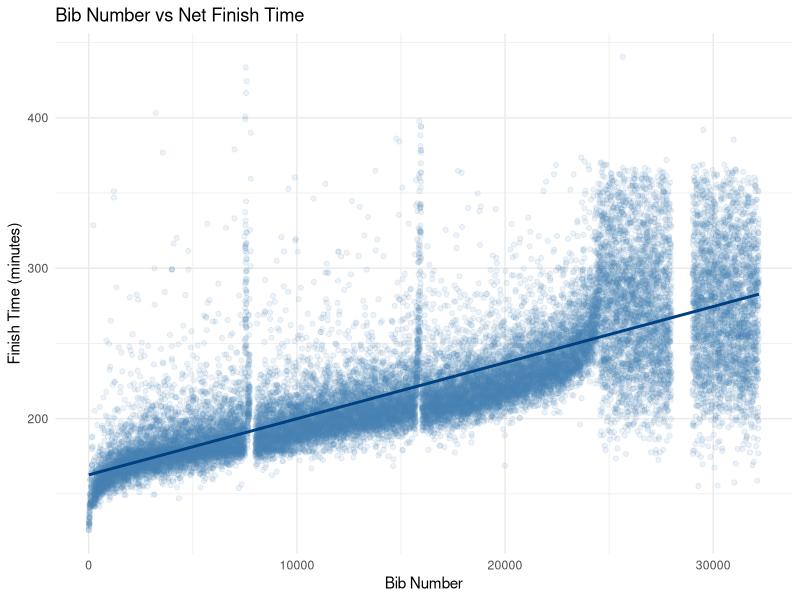
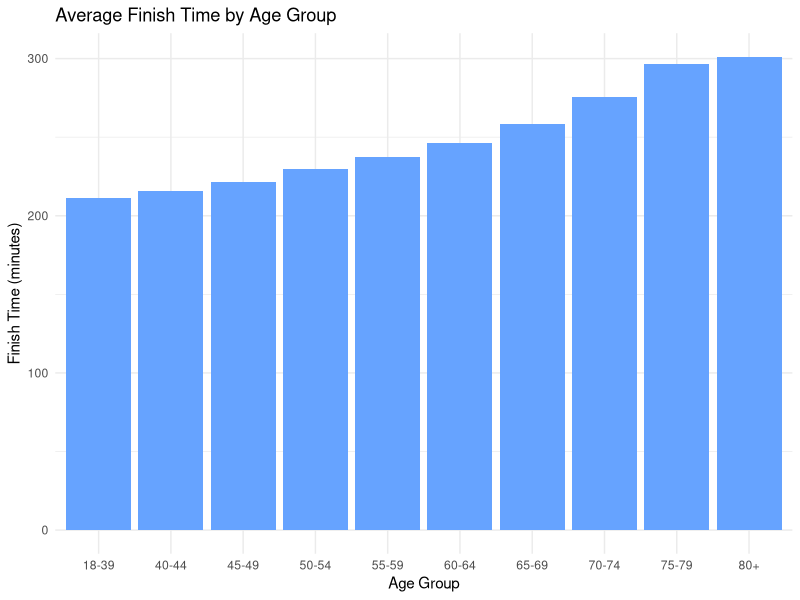
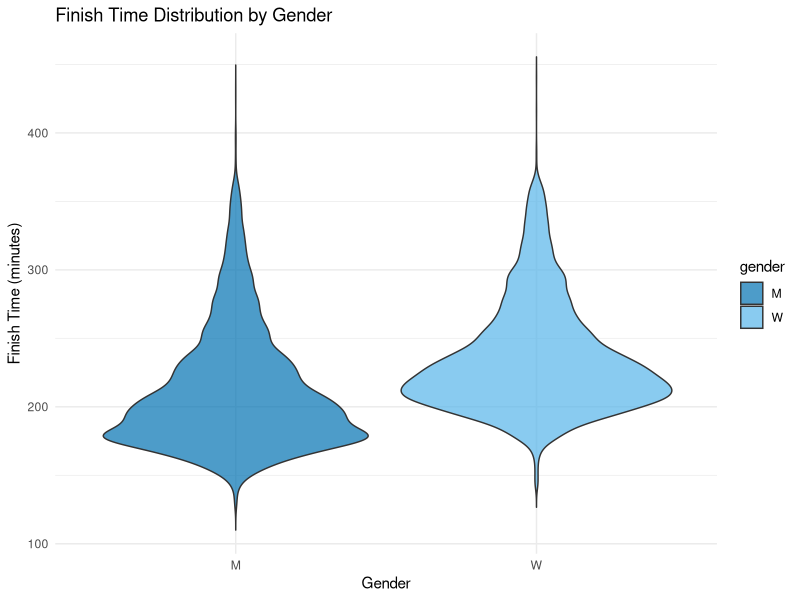
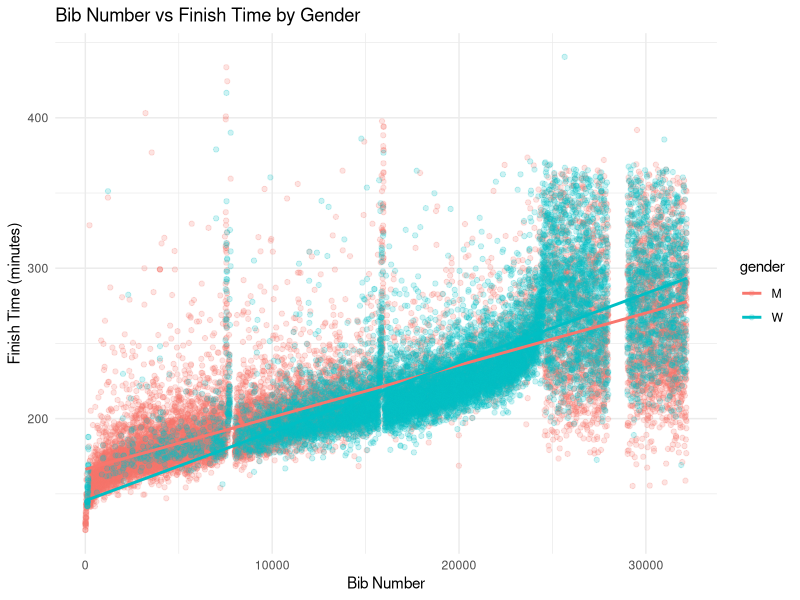
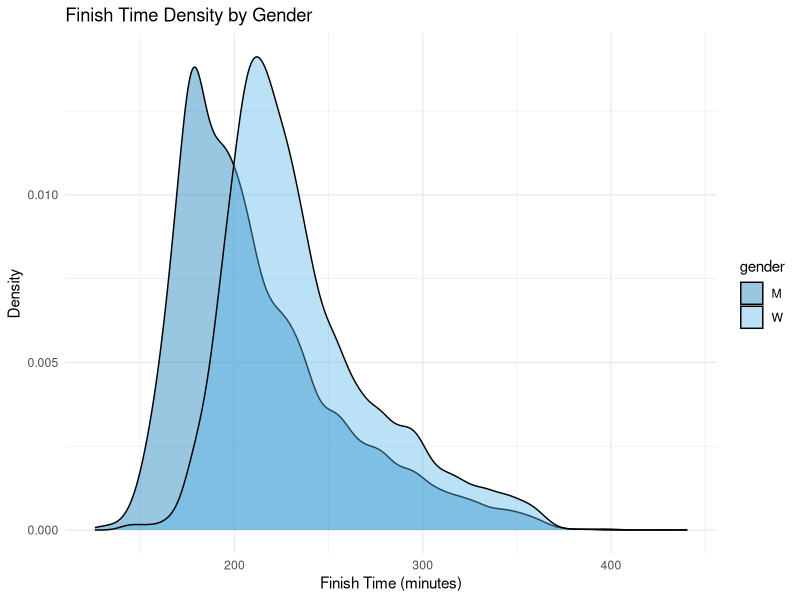

R code for these plots, in order:
## ---- chunk 1
library(dplyr)
library(ggplot2)

data <- read.csv("boston_marathon_2023_cleaned.csv")

data <- data %>%
  mutate(
    bib_number = as.numeric(as.character(bib_number)),
    finish_net_minutes = as.numeric(as.character(finish_net_minutes))
  ) %>%
  filter(
    !is.na(bib_number),
    !is.na(finish_net_minutes),
    finish_net_minutes > 60,
    finish_net_minutes < 600
  )

summary(select(data, bib_number, finish_net_minutes, gender))
## ---- chunk 2
model <- lm(finish_net_minutes ~ bib_number, data = data)
summary(model)
## ---- chunk 3
model <- lm(finish_net_minutes ~ bib_number, data = data)

ggplot(data, aes(x = bib_number, y = finish_net_minutes)) +
  geom_point(alpha = 0.1, color = "#4682B4") +
  geom_smooth(method = "lm", color = "#004080", se = FALSE, linewidth = 1) +
  labs(title = "Bib Number vs Net Finish Time",
       x = "Bib Number", y = "Finish Time (minutes)") +
  theme_minimal()
## ---- chunk 4
ggplot(data, aes(x = age_group, y = finish_net_minutes)) +
  stat_summary(fun = mean, geom = "bar", fill = "#66a3ff") +
  labs(title = "Average Finish Time by Age Group",
       x = "Age Group", y = "Finish Time (minutes)") +
  theme_minimal()
## ---- chunk 5
ggplot(data, aes(x = gender, y = finish_net_minutes, fill = gender)) +
  geom_violin(trim = FALSE, alpha = 0.7) +
  scale_fill_manual(values = c("M" = "#0072B2", "W" = "#56B4E9")) +
  labs(title = "Finish Time Distribution by Gender",
       x = "Gender", y = "Finish Time (minutes)") +
  theme_minimal()
## ---- chunk 6
t.test(finish_net_minutes ~ gender, data = data)
## ---- chunk 7
ggplot(data, aes(x = bib_number, y = finish_net_minutes, color = gender)) +
  geom_point(alpha = 0.2) +
  geom_smooth(method = "lm", se = FALSE) +
  labs(title = "Bib Number vs Finish Time by Gender",
       x = "Bib Number", y = "Finish Time (minutes)") +
  theme_minimal()
## ---- chunk 8
ggplot(data, aes(x = finish_net_minutes, fill = gender)) +
  geom_density(alpha = 0.4) +
  labs(title = "Finish Time Density by Gender",
       x = "Finish Time (minutes)", y = "Density") +
  scale_fill_manual(values = c("M" = "#0072B2", "W" = "#56B4E9")) +
  theme_minimal()
